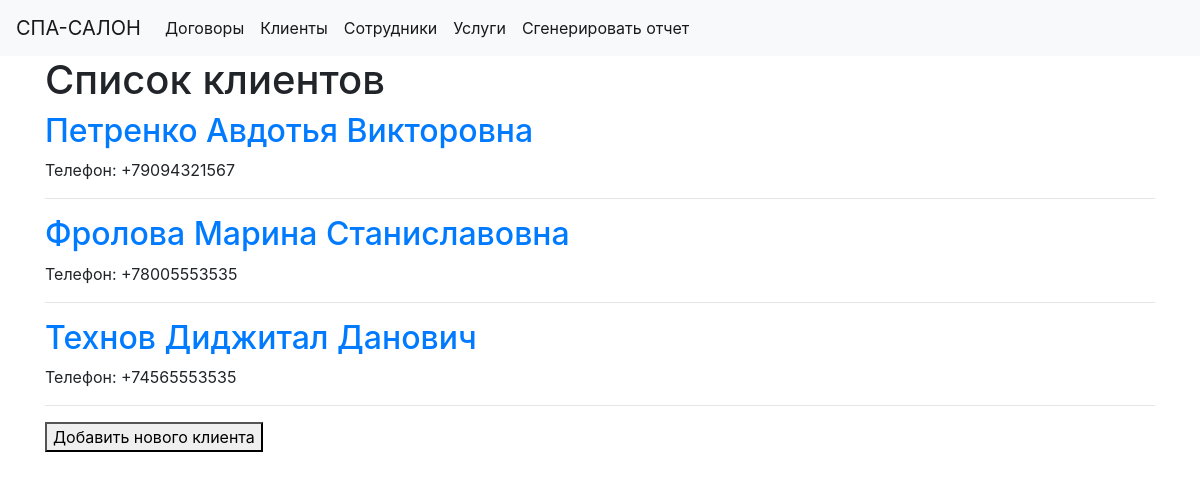
The app's page /clients with its own data.
### tables this page shows
CREATE TABLE 'clients' (
	'id' INTEGER PRIMARY KEY AUTOINCREMENT,
	'name' TEXT,
	'email' TEXT,
	'phone_number' TEXT
);

### app.py (the view)
@app.route('/clients')
def clients():
    clients_db = get_clients()
    return render_template('clients.html', clients=clients_db)

### app.py (called while the page is built)
def get_db_connection():
    conn = sqlite3.connect('database.db')
    conn.row_factory = sqlite3.Row
    return conn

def get_clients():
    conn = get_db_connection()
    clients_db = conn.execute('SELECT * FROM clients').fetchall()
    conn.close()
    return clients_db

### templates/clients.html
{% extends 'base.html' %}
{% block content %}
    <h1>{% block title %} Список клиентов {% endblock %}</h1>
    {% for client in clients %}
        <a href="{{ url_for('client', client_id=client['id']) }}">
            <h2>{{ client['name'] }}</h2>
        </a>
        <p>Телефон: {{ client['phone_number'] }}</p>
        <hr>
    {% endfor %}
    <a href="{{ url_for('new_client') }}">
        <button>Добавить нового клиента</button>
    </a>
{% endblock %}

### records on screen
clients: name "Петренко Авдотья Викторовна", phone_number "+79094321567"
clients: name "Фролова Марина Станиславовна", phone_number "+78005553535"
clients: name "Технов Диджитал Данович", phone_number "+74565553535"
